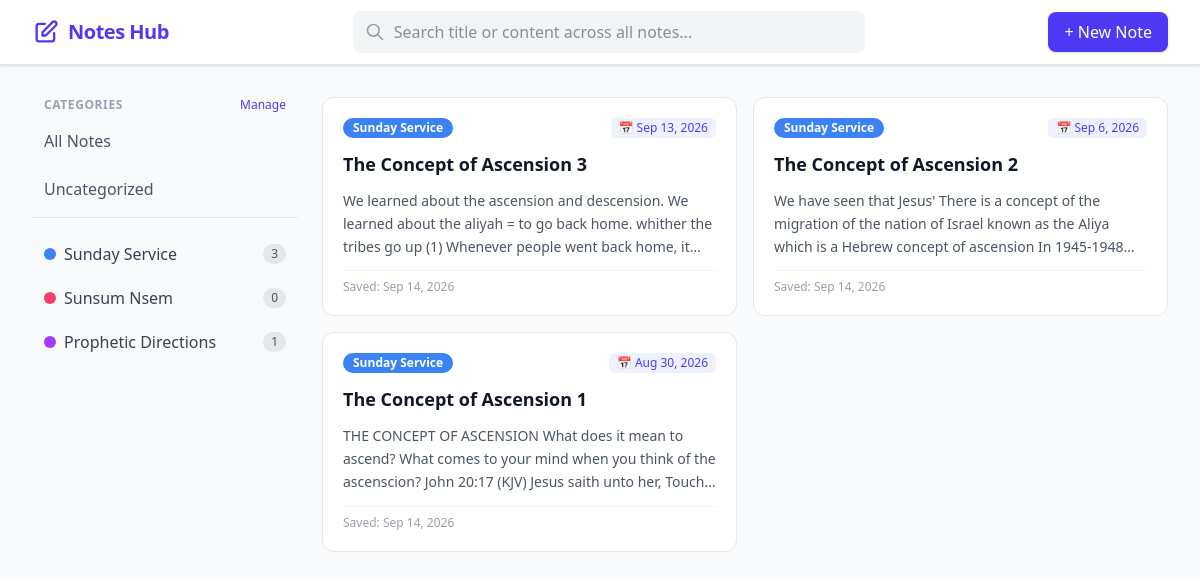
/?category=1, run on the app's committed database.
### notes/models.py (models this page shows, shortened)
class Category(models.Model):
    name = models.CharField(max_length=100, unique=True)
    slug = models.SlugField(unique=True, blank=True)
    color = models.CharField(max_length=7, default='#3B82F6')
    class Meta:
        verbose_name_plural = "Categories"

class Note(models.Model):
    title = models.CharField(max_length=255)
    content = models.TextField()
    category = models.ForeignKey(
        'Category',
        on_delete=models.SET_NULL,
        null=True,
        blank=True,
        related_name='notes'
    )
    service_date = models.DateField(default=timezone.now, help_text="Date of the service/event")
    created_at = models.DateTimeField(auto_now_add=True)
    updated_at = models.DateTimeField(auto_now=True)

### notes/views.py (the view, shortened to what this page needs)
# urls.py: path('', views.note_list, name='note_list'),
def note_list(request):
    query = request.GET.get('q', '').strip()
    category_id = request.GET.get('category', '')
    notes = Note.objects.all().order_by('-service_date')
    search_results = []
    if category_id:
        if category_id == 'none':
            notes = notes.filter(category__isnull=True)
            if query:
                 search_results = [res for res in search_results if res['note'].category is None]
        else:
            notes = notes.filter(category_id=category_id)
            if query:
                 search_results = [res for res in search_results if res['note'].category_id == int(category_id)]
    categories = Category.objects.all()
    return render(request, 'notes/note_list.html', {
        'notes': notes,
        'categories': categories,
        'query': query,
        'search_results': search_results,
        'selected_category': category_id,
    })

### notes/templates/notes/note_list.html (shortened to what this page needs)
{% extends 'notes/base.html' %}
{% load note_tags %}
{% block content %}
<div class="grid grid-cols-1 lg:grid-cols-4 gap-6" x-data="{ previewNote: null, showPreview: false }">
    <aside class="space-y-2">
        <div class="flex items-center justify-between px-3 mb-2">
            <h3 class="text-xs font-semibold text-gray-400 uppercase tracking-wider">Categories</h3>
            <a href="{% url 'category_list' %}" class="text-xs text-indigo-600 hover:text-indigo-800 font-medium">Manage</a>
        </div>
        <a href="{% url 'note_list' %}" class="block px-3 py-2 rounded-lg font-medium {% if not selected_category %}bg-indigo-50 text-indigo-700{% else %}text-gray-600 hover:bg-gray-100{% endif %}">
            All Notes
        </a>
        <a href="{% url 'note_list' %}?category=none" class="block px-3 py-2 rounded-lg font-medium {% if selected_category == 'none' %}bg-indigo-50 text-indigo-700{% else %}text-gray-600 hover:bg-gray-100{% endif %}">
            Uncategorized
        </a>
        <div class="pt-4 border-t border-gray-200 space-y-1">
            {% for cat in categories %}
                <a href="{% url 'note_list' %}?category={{ cat.id }}" class="flex items-center justify-between px-3 py-2 rounded-lg text-gray-700 hover:bg-gray-100 transition">
                    <span class="flex items-center space-x-2">
                        <span class="w-3 h-3 rounded-full" style="background-color: {{ cat.color }}"></span>
                        <span>{{ cat.name }}</span>
                    </span>
                    <span class="text-xs bg-gray-200 text-gray-600 px-2 py-0.5 rounded-full">{{ cat.notes.count }}</span>
                </a>
            {% endfor %}
        </div>
    </aside>
    <section class="lg:col-span-3">
        {% if query %}
            <div class="mb-6 pb-4 border-b border-gray-200 flex items-center justify-between">
                <div class="text-sm text-gray-600">
                    Found <span class="font-bold text-gray-900">{{ search_results|length }}</span> notes containing: <span class="font-bold text-indigo-600 bg-indigo-50 px-2 py-1 rounded">"{{ query }}"</span>
                </div>
                <a href="{% url 'note_list' %}" class="text-xs text-gray-500 hover:text-gray-900 bg-gray-100 px-3 py-1.5 rounded-md transition">Clear Search</a>
            </div>
            <div class="space-y-6">
                {% for result in search_results %}
                    <div class="bg-white p-5 rounded-xl border border-gray-200 shadow-sm hover:border-indigo-300 transition">
                        <div class="flex items-center justify-between mb-3">
                            <h2 class="text-lg font-bold text-gray-900">
                                {% if result.title_match %}
                                    {{ result.note.title|highlight:query }}
                                {% else %}
                                    {{ result.note.title }}
                                {% endif %}
                            </h2>
                            <div class="flex space-x-2">
                                <button type="button"
                                        @click="previewNote = { title: '{{ result.note.title|escapejs }}', content: `{{ result.note.content|escapejs }}` }; showPreview = true;"
                                        class="px-3 py-1 bg-gray-50 hover:bg-gray-100 text-gray-600 text-xs font-medium rounded border border-gray-200 transition">
                                    Preview
                                </button>
                                <a href="{% url 'note_detail' result.note.pk %}?q={{ query|urlencode }}" class="px-3 py-1 bg-indigo-50 hover:bg-indigo-100 text-indigo-700 text-xs font-medium rounded border border-indigo-100 transition flex items-center">
                                    Open Note &rarr;
                                </a>
                            </div>
                        </div>
                        <div class="text-xs text-gray-400 mb-4 flex items-center space-x-3">
                            <span>Service: {{ result.note.service_date|date:"M j, Y" }}</span>
                            {% if result.note.category %}
                                <span class="px-2 py-0.5 rounded-full text-white" style="background-color: {{ result.note.category.color }}">{{ result.note.category.name }}</span>
                            {% endif %}
                        </div>
                        {% if result.snippets %}
                            <div class="bg-gray-50 rounded-lg p-4 space-y-3 border-l-4 border-amber-300">
                                {% for snippet in result.snippets %}
                                    <div class="text-sm text-gray-700 flex items-start">
                                        <span class="text-gray-400 mr-2 mt-0.5">↳</span>
                                        <p>... {{ snippet.highlighted }} ...</p>
                                    </div>
                                {% endfor %}
                            </div>
                        {% else %}
                            <div class="text-sm text-gray-500 italic bg-gray-50 p-3 rounded">
                                (Match found only in title)
                            </div>
                        {% endif %}
                    </div>
                {% empty %}
                    <div class="text-center py-12 bg-white rounded-xl border border-dashed border-gray-300">
                        <p class="text-gray-500 font-medium">No results found for "{{ query }}".</p>
                    </div>
                {% endfor %}
            </div>
        {% else %}
            <div class="grid grid-cols-1 md:grid-cols-2 gap-4">
                {% for note in notes %}
                    <a href="{% url 'note_detail' note.pk %}" class="block bg-white p-5 rounded-xl border border-gray-200 hover:shadow-md transition space-y-3">
                        <div class="flex items-center justify-between">
                            {% if note.category %}
                                <span class="text-xs font-semibold px-2.5 py-0.5 rounded-full text-white" style="background-color: {{ note.category.color }}">{{ note.category.name }}</span>
                            {% else %}
                                <span class="text-xs font-semibold px-2.5 py-0.5 rounded-full bg-gray-100 text-gray-500">Uncategorized</span>
                            {% endif %}
                            <span class="text-xs font-medium text-indigo-600 bg-indigo-50 px-2 py-0.5 rounded-md">
                                📅 {{ note.service_date|date:"M j, Y" }}
                            </span>
                        </div>
                        <h2 class="text-lg font-bold text-gray-900 truncate">{{ note.title }}</h2>
                        <p class="text-gray-600 text-sm line-clamp-3 leading-relaxed">{{ note.content }}</p>
                        <div class="text-xs text-gray-400 flex justify-between items-center pt-2 border-t border-gray-100">
                            <span>Saved: {{ note.created_at|date:"M d, Y" }}</span>
                        </div>
                    </a>
                {% empty %}
                    <div class="col-span-2 text-center py-12 bg-white rounded-xl border border-dashed border-gray-300">
                        <p class="text-gray-500 font-medium">No notes found.</p>
                    </div>
                {% endfor %}
            </div>
        {% endif %}
    </section>
</div>
{% endblock %}

### notes/templates/notes/base.html (style rules this page uses)
body { font-family: 'Segoe UI', -apple-system, BlinkMacSystemFont, Roboto, 'Helvetica Neue', sans-serif; }

### data on the page
Category: name "Sunday Service", notes.count "3"
Category: name "Sunsum Nsem", notes.count "0"
Category: name "Prophetic Directions", notes.count "1"
Note: category.name "Sunday Service", service_date "Sep 13, 2026", title "The Concept of Ascension 3", content "We learned about the ascension and descension. We learned about the aliyah = to go back home. whither the tribes go up (1) Whenever people went back home,…", created_at "Sep 14, 2026"
Note: category.name "Sunday Service", service_date "Sep 6, 2026", title "The Concept of Ascension 2", content "We have seen that Jesus' There is a concept of the migration of the nation of Israel known as the Aliya which is a Hebrew concept of ascension In…", created_at "Sep 14, 2026"
Note: category.name "Sunday Service", service_date "Aug 30, 2026", title "The Concept of Ascension 1", content "THE CONCEPT OF ASCENSION What does it mean to ascend? What comes to your mind when you think of the ascenscion? John 20:17 (KJV) Jesus saith unto her,…", created_at "Sep 14, 2026"
